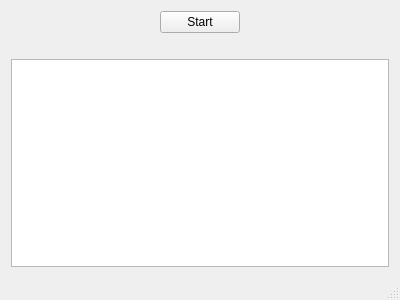
<?xml version="1.0" encoding="UTF-8"?>
<ui version="4.0">
 <class>MainWindow</class>
 <widget class="QMainWindow" name="MainWindow">
  <property name="geometry">
   <rect>
    <x>0</x>
    <y>0</y>
    <width>400</width>
    <height>300</height>
   </rect>
  </property>
  <property name="windowTitle">
   <string>POP3 Client</string>
  </property>
  <widget class="QWidget" name="centralWidget">
   <layout class="QVBoxLayout" name="verticalLayout_2" stretch="1,100">
    <item>
     <layout class="QHBoxLayout" name="headerOutLayout">
      <item>
       <spacer name="horizontalSpacer">
        <property name="orientation">
         <enum>Qt::Horizontal</enum>
        </property>
        <property name="sizeHint" stdset="0">
         <size>
          <width>40</width>
          <height>20</height>
         </size>
        </property>
       </spacer>
      </item>
      <item>
       <layout class="QVBoxLayout" name="headerInLayout">
        <item>
         <widget class="QPushButton" name="pb_start_end">
          <property name="sizePolicy">
           <sizepolicy hsizetype="Minimum" vsizetype="Minimum">
            <horstretch>0</horstretch>
            <verstretch>0</verstretch>
           </sizepolicy>
          </property>
          <property name="text">
           <string>Start</string>
          </property>
         </widget>
        </item>
        <item>
         <widget class="QLabel" name="lbl_info">
          <property name="text">
           <string/>
          </property>
          <property name="alignment">
           <set>Qt::AlignCenter</set>
          </property>
         </widget>
        </item>
       </layout>
      </item>
      <item>
       <spacer name="horizontalSpacer_2">
        <property name="orientation">
         <enum>Qt::Horizontal</enum>
        </property>
        <property name="sizeHint" stdset="0">
         <size>
          <width>40</width>
          <height>20</height>
         </size>
        </property>
       </spacer>
      </item>
     </layout>
    </item>
    <item>
     <widget class="QListWidget" name="listWidget"/>
    </item>
   </layout>
  </widget>
  <widget class="QMenuBar" name="menuBar">
   <property name="geometry">
    <rect>
     <x>0</x>
     <y>0</y>
     <width>400</width>
     <height>20</height>
    </rect>
   </property>
  </widget>
  <widget class="QStatusBar" name="statusBar"/>
 </widget>
 <layoutdefault spacing="6" margin="11"/>
 <resources/>
 <connections/>
</ui>
